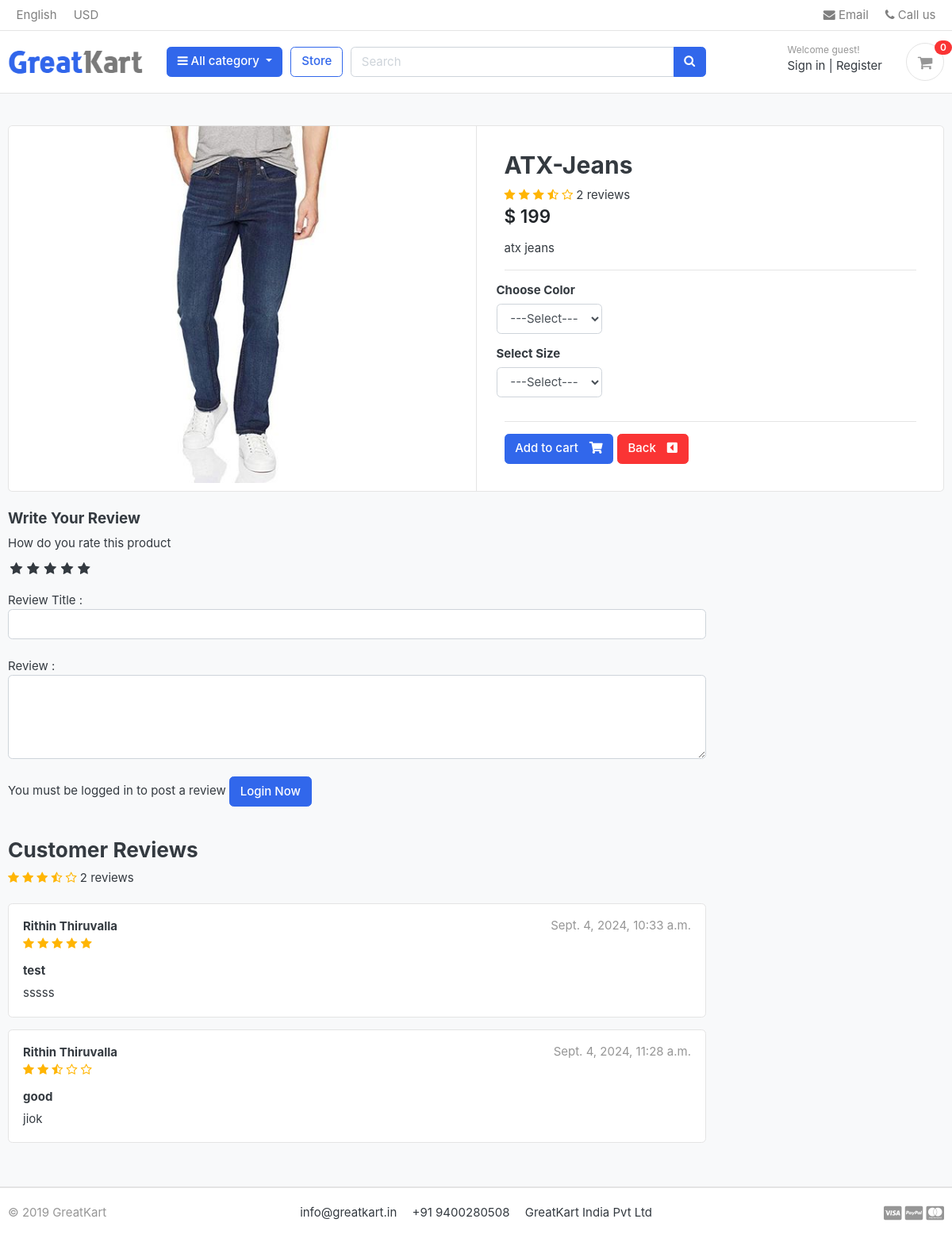
/store/category/jeans/atx-jeans/, run on the app's committed database.
### store/models.py (models this page shows, shortened)
class Product(models.Model):
    product_name = models.CharField(max_length=200, unique=True)
    slug = models.SlugField(max_length=200, unique=True)
    description = models.TextField(max_length=500, blank=True)
    price = models.IntegerField()
    images = models.ImageField(upload_to='photos/products')
    stock = models.IntegerField()
    is_available = models.BooleanField(default=True)
    category = models.ForeignKey(Category, on_delete=models.CASCADE)
    created_date = models.DateTimeField(auto_now_add=True)
    modified_date = models.DateTimeField(auto_now=True)
    def averageReview(self):
        reviews = ReviewRating.objects.filter(product=self, status=True).aggregate(average=Avg('rating'))
        avg = 0
        if reviews['average'] is not None:
            avg = float(reviews['average'])
            return avg
    def countReview(self):
        reviews = ReviewRating.objects.filter(product=self, status=True).aggregate(count=Count('id'))
        count = 0
        if reviews['count'] is not None:
            count = int(reviews['count'])
            return count

class ReviewRating(models.Model):
    product = models.ForeignKey(Product, on_delete=models.CASCADE)
    user = models.ForeignKey(Account, on_delete=models.CASCADE )
    subject = models.CharField(max_length=100, blank=True)
    review = models.TextField(max_length=500, blank=True)
    rating = models.FloatField()
    ip = models.CharField(max_length=20, blank=True)
    status = models.BooleanField(default=True)
    created_at = models.DateTimeField(auto_now_add=True)
    updated_at = models.DateTimeField(auto_now_add=True)

### accounts/models.py (models this page shows, shortened)
class Account(AbstractBaseUser):
    first_name = models.CharField(max_length=50)
    last_name = models.CharField(max_length=50)
    username = models.CharField(max_length= 50, unique=True)
    email = models.EmailField(max_length=100, unique=True)
    phone_number = models.CharField(max_length=50)
    date_joined = models.DateTimeField(auto_now_add=True)
    last_login = models.DateTimeField(auto_now_add=True)
    is_admin = models.BooleanField(default=False)
    is_staff = models.BooleanField(default=False)
    is_active = models.BooleanField(default=False)
    is_superadmin = models.BooleanField(default=False)
    USERNAME_FIELD = 'email'
    REQUIRED_FIELDS = ['username','first_name','last_name']
    objects = MyAccountManager()
    def full_name(self):
        return f'{self.first_name} {self.last_name}'

### store/views.py (the view)
# urls.py: path('category/<slug:category_slug>/<slug:product_slug>/',views.product_detail,name='product_detail'),
def product_detail(request, category_slug, product_slug):
    try :
        single_product = Product.objects.get(category__slug=category_slug, slug=product_slug)
        in_cart = CartItem.objects.filter(cart__cart_id=_cart_id(request), product=single_product).exists()
    except Exception as e:
        raise e
    if request.user.is_authenticated:
        try:
            orderproduct = OrderProduct.objects.filter(user=request.user, product_id=single_product.id).exists()
        except OrderProduct.DoesNotExist:
            orderproduct = None
    else:
        orderproduct = None
    reviews = ReviewRating.objects.filter(product_id=single_product.id, status=True)
    context = {
        'single_product': single_product,
        'in_cart': in_cart,
        'orderproduct': orderproduct,
        'reviews': reviews,
    }
    return render(request, 'store/product_detail.html',context)

### carts/context_processor.py (called while the page is built)
def counter(request):
    cart_count = 0
    if 'admin' in request.path:
        return {}
    else:
        try:
            cart = Cart.objects.filter(cart_id=_cart_id(request))
            if request.user.is_authenticated:
                cart_items = CartItem.objects.all().filter(user=request.user)
            else:
                cart_items = CartItem.objects.all().filter(cart=cart[:1])
            for cart_item in cart_items:
                cart_count +=  cart_item.quantity
        except Cart.DoesNotExist:
            cart_count = 0
    return dict(cart_count=cart_count)

### carts/views.py (called while the page is built)
def _cart_id(request):
    cart = request.session.session_key
    if not cart:
        cart = request.session.create()
    return cart

### category/context_processors.py (called while the page is built)
def menu_links(request):
    links = Category.objects.all()
    return dict(links=links)

### category/models.py (called while the page is built)
    def get_url(self):
        return reverse('products_by_category', args=[self.slug])

### store/models.py (called while the page is built)
    def colors(self):
        return super(VariationManager, self).filter(variation_category='color', is_active=True)

    def sizes(self):
        return super(VariationManager, self).filter(variation_category='size', is_active=True)

### templates/store/product_detail.html (shortened to what this page needs)
{% extends 'base.html' %}
{% load static %}
{% block content %}
<section class="section-content padding-y bg">
    <div class="container">
    <div class="card">
        <div class="row no-gutters">
            <aside class="col-md-6">
    <article class="gallery-wrap">
        <div class="img-big-wrap">
           <a href="#"><img src="{{ single_product.images.url }}"></a>
        </div>
    </article>
            </aside>
            <main class="col-md-6 border-left">
              <form action="{% url 'add_cart' single_product.id %}" method="POST">
                <article class="content-body">
                <h2 class="title">{{ single_product.product_name }}</h2>
                <div class="rating-star">
                    <span>
                        <i class="fa fa-star{% if single_product.averageReview < 0.5 %}-o {% elif single_product.averageReview >= 0.5 and single_product.averageReview < 1 %}-half-o{% endif %}" aria-hidden="true"></i>
                        <i class="fa fa-star{% if single_product.averageReview < 1.5 %}-o {% elif single_product.averageReview >= 1.5 and single_product.averageReview < 2 %}-half-o{% endif %}" aria-hidden="true"></i>
                        <i class="fa fa-star{% if single_product.averageReview < 2.5 %}-o {% elif single_product.averageReview >= 2.5 and single_product.averageReview < 3 %}-half-o{% endif %}" aria-hidden="true"></i>
                        <i class="fa fa-star{% if single_product.averageReview < 3.5 %}-o {% elif single_product.averageReview >= 3.5 and single_product.averageReview < 4 %}-half-o{% endif %}" aria-hidden="true"></i>
                        <i class="fa fa-star{% if single_product.averageReview < 4.5 %}-o {% elif single_product.averageReview >= 4.5 and single_product.averageReview < 5 %}-half-o{% endif %}" aria-hidden="true"></i>
                        <span>{{single_product.countReview}} reviews</span>
                    </span>
                </div>
                <div class="mb-3">
                    <var class="price h4">$ {{ single_product.price }}</var>
                </div>
                <p>{{ single_product.description }}</p>
                <hr>
                    <div class="row">
                        <div class="item-option-select">
                            <h6>Choose Color</h6>
                            <select name="color" id="" class="form-control" required>
                                <option value="" disabled selected>---Select---</option>
                            </select>
                        </div>
                    </div>
                    <div class="row">
                        <div class="item-option-select">
                            <h6>Select Size</h6>
                            <select name="size" id="" class="form-control">
                                <option value="" disabled selected>---Select---</option>
                            </select>
                        </div>
                    </div>
                    <hr>
                    {% if single_product.stock <= 0 %}
                     <h5 class="text-danger">Out of Stock</h5>
                        {% else %}
                            <button  type="submit"  class="btn  btn-primary"> <span class="text">Add to cart</span> <i class="fas fa-shopping-cart"></i>  </button>
                    {% endif %}
                    <a href="{% url 'store'  %}" class="btn  btn-danger"> <span class="text">Back</span> <i class="fas fa-caret-square-left"></i>  </a>
                </article>
    </form>
            </main>
        </div>
    </div>
    <br>
    <div class="row">
                <div class="col-md-9">
        <form action="{% url 'submit_review' single_product.id %}" method="POST">
            <h5>Write Your Review</h5>
            <div>
                <label for="">How do you rate this product</label>
                <br>
                <div class="rate">
                    <input type="radio" name="rating" id="rating10" value="5" required><label for="rating10" title="5"></label>
                    <input type="radio" name="rating" id="rating8" value="4" required><label for="rating8" title="4" ></label>
                    <input type="radio" name="rating" id="rating6" value="3" required><label for="rating6" title="3" ></label>
                    <input type="radio" name="rating" id="rating4" value="2" required><label for="rating4" title="2" ></label>
                    <input type="radio" name="rating" id="rating2" value="1" required><label for="rating2" title="1" ></label>
                </div>
                <br>
                Review Title :
                <input type="text" class="form-control" name="subject">
                <br>
                Review :
                <textarea name="review" rows="4"  id="" class="form-control"></textarea>
                <br>
                {% if user.is_authenticated %}
                    {% if orderproduct %}
                        <input type="submit" value="Submit Review" class="btn btn-primary">
                    {% else %}
                        <p>You must purchase this product to post a review </p>
                    {% endif %}
                {% else %}
                <p>You must be logged in to post a review <span><a href="{% url 'login' %}" class="btn btn-primary">Login Now</a></span></p>
                {% endif %}
            </div>
        </form>
        <br>
        <header class="section-heading">
            <h3>Customer Reviews </h3>
            <span>
                <div class="rating-star">
                    <span>
                        <i class="fa fa-star{% if single_product.averageReview < 0.5 %}-o {% elif single_product.averageReview >= 0.5 and single_product.averageReview < 1 %}-half-o{% endif %}" aria-hidden="true"></i>
                        <i class="fa fa-star{% if single_product.averageReview < 1.5 %}-o {% elif single_product.averageReview >= 1.5 and single_product.averageReview < 2 %}-half-o{% endif %}" aria-hidden="true"></i>
                        <i class="fa fa-star{% if single_product.averageReview < 2.5 %}-o {% elif single_product.averageReview >= 2.5 and single_product.averageReview < 3 %}-half-o{% endif %}" aria-hidden="true"></i>
                        <i class="fa fa-star{% if single_product.averageReview < 3.5 %}-o {% elif single_product.averageReview >= 3.5 and single_product.averageReview < 4 %}-half-o{% endif %}" aria-hidden="true"></i>
                        <i class="fa fa-star{% if single_product.averageReview < 4.5 %}-o {% elif single_product.averageReview >= 4.5 and single_product.averageReview < 5 %}-half-o{% endif %}" aria-hidden="true"></i>
                        <span>{{single_product.countReview}} reviews</span>
                    </span>
                </div>
            </span>
        </header>
        {% for review in reviews %}
            <article class="box mb-3">
                <div class="icontext w-100">
                    <div class="text">
                        <span class="date text-muted float-md-right">{{review.updated_at}}</span>
                        <h6 class="mb-1">{{review.user.full_name}}</h6>
                        <div class="rating-star">
                            <span>
                                <i class="fa fa-star{% if review.rating == 0.5 %}-half-o{% elif review.rating < 1 %}-o{% endif %}" aria-hidden="true"></i>
                                <i class="fa fa-star{% if review.rating == 1.5 %}-half-o{% elif review.rating < 2 %}-o{% endif %}" aria-hidden="true"></i>
                                <i class="fa fa-star{% if review.rating == 2.5 %}-half-o{% elif review.rating < 3 %}-o{% endif %}" aria-hidden="true"></i>
                                <i class="fa fa-star{% if review.rating == 3.5 %}-half-o{% elif review.rating < 4 %}-o{% endif %}" aria-hidden="true"></i>
                                <i class="fa fa-star{% if review.rating == 4.5 %}-half-o{% elif review.rating < 5 %}-o{% endif %}" aria-hidden="true"></i>
                            </span>
                        </div>
                    </div>
                </div>
                <div class="mt-3">
                    <h6>{{review.subject}}</h6>
                    <p>
                    {{review.review}}
                    </p>
                </div>
            </article>
        {% endfor %}
        </div>
    </div>
    </div>
    </section>
{% endblock %}

### static/css/ui.css (style rules this page uses)
html { font-family: "Inter", sans-serif; font-size: 15px; }
.content-body { flex: 1 1 auto; padding: 2rem 2.3rem; }
.padding-y { padding-top: 40px; padding-bottom: 40px; }
var { font-style: normal; }
article:after, .form-group:after { display: block; clear: both; content: ""; }
.bg { background-color: #f8f9fa; }
.section-heading { margin-bottom: 20px; margin-top: 15px; }
p:last-child { margin-bottom: 0; }
.btn .text + i { margin-left: 10px; }
.icontext { display: inline-flex; align-items: center; vertical-align: middle; }
.icontext .text { width: 100%; line-height: 1.2; }
.price { font-weight: 600; color: #212529; }
.box { padding: 18px; background: #fff; border-radius: 0.37rem; border: 1px solid #e4e4e4; }
.gallery-wrap .img-big-wrap { margin-bottom: 10px; border-radius: 0.37rem; overflow: hidden; background-color: #fff; }
.gallery-wrap .img-big-wrap a { text-align: center; display: block; }
.gallery-wrap .img-big-wrap img { height: 450px; width: auto; display: inline-block; }
.item-option-select { margin-bottom: 1rem; display: inline-block; margin-right: 15px; }

### greatkart/static/css/custom.css (style rules this page uses)
.rate { display: inline-block; border: 0; }
.rate > label { float:right; }
.rate > label:before { display:inline-block; font-size: 1.1rem; font-family: FontAwesome; content: "\f005"; margin: 0; padding: 0.3rem .2rem; cursor: pointer; }
.rating-star i { color: #ffb503; }

### data on the page
Product: images (picture), product_name "ATX-Jeans", countReview "2", price "199", description "atx jeans"
ReviewRating: updated_at "Sept. 4, 2024, 10:33 a.m.", user.full_name "Rithin Thiruvalla", rating 5 (drawn), subject "test", review "sssss"
ReviewRating: updated_at "Sept. 4, 2024, 11:28 a.m.", user.full_name "Rithin Thiruvalla", rating 2.5 (drawn), subject "good", review "jiok"

### other printed values
{{ cart_count }} "0"
